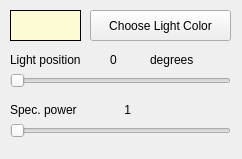
<?xml version="1.0" encoding="UTF-8"?>
<ui version="4.0">
 <class>LightSourceListItem</class>
 <widget class="QWidget" name="LightSourceListItem">
  <property name="geometry">
   <rect>
    <x>0</x>
    <y>0</y>
    <width>242</width>
    <height>159</height>
   </rect>
  </property>
  <property name="windowTitle">
   <string>Form</string>
  </property>
  <widget class="QLabel" name="lightColorLabel">
   <property name="geometry">
    <rect>
     <x>10</x>
     <y>10</y>
     <width>71</width>
     <height>31</height>
    </rect>
   </property>
   <property name="styleSheet">
    <string notr="true">background-color: rgb(253, 251, 211);
border: 1px solid black;</string>
   </property>
   <property name="text">
    <string/>
   </property>
  </widget>
  <widget class="QPushButton" name="choseLightColorButton">
   <property name="geometry">
    <rect>
     <x>90</x>
     <y>10</y>
     <width>141</width>
     <height>31</height>
    </rect>
   </property>
   <property name="focusPolicy">
    <enum>Qt::NoFocus</enum>
   </property>
   <property name="text">
    <string>Choose Light Color</string>
   </property>
  </widget>
  <widget class="QLabel" name="label_2">
   <property name="geometry">
    <rect>
     <x>10</x>
     <y>50</y>
     <width>101</width>
     <height>20</height>
    </rect>
   </property>
   <property name="text">
    <string>Light position</string>
   </property>
  </widget>
  <widget class="QLabel" name="label_3">
   <property name="geometry">
    <rect>
     <x>150</x>
     <y>50</y>
     <width>63</width>
     <height>20</height>
    </rect>
   </property>
   <property name="text">
    <string>degrees</string>
   </property>
  </widget>
  <widget class="QLabel" name="lightItemDegreeValue">
   <property name="geometry">
    <rect>
     <x>110</x>
     <y>50</y>
     <width>31</width>
     <height>20</height>
    </rect>
   </property>
   <property name="text">
    <string>0</string>
   </property>
  </widget>
  <widget class="QSlider" name="lightItemDegreeSlider">
   <property name="geometry">
    <rect>
     <x>10</x>
     <y>70</y>
     <width>221</width>
     <height>22</height>
    </rect>
   </property>
   <property name="focusPolicy">
    <enum>Qt::NoFocus</enum>
   </property>
   <property name="maximum">
    <number>360</number>
   </property>
   <property name="orientation">
    <enum>Qt::Horizontal</enum>
   </property>
  </widget>
  <widget class="QLabel" name="label_4">
   <property name="geometry">
    <rect>
     <x>10</x>
     <y>100</y>
     <width>81</width>
     <height>20</height>
    </rect>
   </property>
   <property name="text">
    <string>Spec. power</string>
   </property>
  </widget>
  <widget class="QLabel" name="lightItemPowerValue">
   <property name="geometry">
    <rect>
     <x>90</x>
     <y>100</y>
     <width>41</width>
     <height>20</height>
    </rect>
   </property>
   <property name="text">
    <string>1</string>
   </property>
   <property name="alignment">
    <set>Qt::AlignRight|Qt::AlignTrailing|Qt::AlignVCenter</set>
   </property>
  </widget>
  <widget class="QSlider" name="lightItemPowerSlider">
   <property name="geometry">
    <rect>
     <x>10</x>
     <y>120</y>
     <width>221</width>
     <height>22</height>
    </rect>
   </property>
   <property name="focusPolicy">
    <enum>Qt::NoFocus</enum>
   </property>
   <property name="minimum">
    <number>1</number>
   </property>
   <property name="maximum">
    <number>2000</number>
   </property>
   <property name="orientation">
    <enum>Qt::Horizontal</enum>
   </property>
  </widget>
 </widget>
 <resources/>
 <connections/>
</ui>
